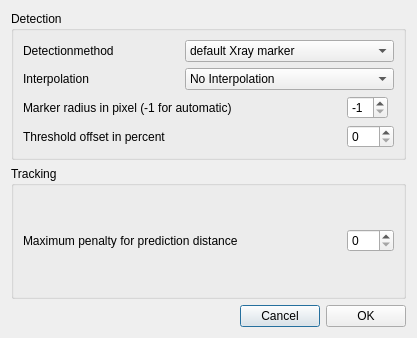
<?xml version="1.0" encoding="UTF-8"?>
<ui version="4.0">
 <class>MarkerDialog</class>
 <widget class="QDialog" name="MarkerDialog">
  <property name="geometry">
   <rect>
    <x>0</x>
    <y>0</y>
    <width>417</width>
    <height>338</height>
   </rect>
  </property>
  <property name="sizePolicy">
   <sizepolicy hsizetype="Minimum" vsizetype="Minimum">
    <horstretch>0</horstretch>
    <verstretch>0</verstretch>
   </sizepolicy>
  </property>
  <property name="minimumSize">
   <size>
    <width>0</width>
    <height>0</height>
   </size>
  </property>
  <property name="maximumSize">
   <size>
    <width>16777215</width>
    <height>16777215</height>
   </size>
  </property>
  <property name="windowTitle">
   <string>Marker</string>
  </property>
  <property name="windowIcon">
   <iconset resource="../calibrationtool_resources.qrc">
    <normaloff>:/images/resource-files/icons/XMALab-Icon.png</normaloff>:/images/resource-files/icons/XMALab-Icon.png</iconset>
  </property>
  <property name="modal">
   <bool>false</bool>
  </property>
  <layout class="QGridLayout" name="gridLayout_2">
   <item row="0" column="0" colspan="4">
    <widget class="QGroupBox" name="groupBox">
     <property name="title">
      <string>Detection</string>
     </property>
     <layout class="QGridLayout" name="gridLayout">
      <item row="4" column="2">
       <widget class="QSpinBox" name="spinBox_ThresholdOffset">
        <property name="sizePolicy">
         <sizepolicy hsizetype="Maximum" vsizetype="Fixed">
          <horstretch>0</horstretch>
          <verstretch>0</verstretch>
         </sizepolicy>
        </property>
        <property name="maximum">
         <number>100</number>
        </property>
       </widget>
      </item>
      <item row="0" column="0">
       <widget class="QLabel" name="label_4">
        <property name="text">
         <string>Detectionmethod</string>
        </property>
       </widget>
      </item>
      <item row="3" column="2">
       <widget class="QSpinBox" name="spinBox_MarkerRadius">
        <property name="sizePolicy">
         <sizepolicy hsizetype="Maximum" vsizetype="Fixed">
          <horstretch>0</horstretch>
          <verstretch>0</verstretch>
         </sizepolicy>
        </property>
        <property name="minimum">
         <number>-1</number>
        </property>
        <property name="maximum">
         <number>50</number>
        </property>
        <property name="value">
         <number>-1</number>
        </property>
       </widget>
      </item>
      <item row="3" column="0" colspan="2">
       <widget class="QLabel" name="label">
        <property name="text">
         <string>Marker radius in pixel (-1 for automatic)</string>
        </property>
       </widget>
      </item>
      <item row="0" column="1" colspan="2">
       <widget class="QComboBox" name="comboBox_Method">
        <item>
         <property name="text">
          <string>default Xray marker</string>
         </property>
        </item>
        <item>
         <property name="text">
          <string>Blobdetection</string>
         </property>
        </item>
        <item>
         <property name="text">
          <string>white marker</string>
         </property>
        </item>
        <item>
         <property name="text">
          <string>corner detection</string>
         </property>
        </item>
        <item>
         <property name="text">
          <string>no detection</string>
         </property>
        </item>
       </widget>
      </item>
      <item row="4" column="0" colspan="2">
       <widget class="QLabel" name="label_2">
        <property name="text">
         <string>Threshold offset in percent</string>
        </property>
       </widget>
      </item>
      <item row="1" column="0">
       <widget class="QLabel" name="label_5">
        <property name="text">
         <string>Interpolation</string>
        </property>
       </widget>
      </item>
      <item row="1" column="1" colspan="2">
       <widget class="QComboBox" name="comboBox_Interpolation">
        <item>
         <property name="text">
          <string>No Interpolation</string>
         </property>
        </item>
        <item>
         <property name="text">
          <string>Repeat Values</string>
         </property>
        </item>
        <item>
         <property name="text">
          <string>Linear Interpolation</string>
         </property>
        </item>
        <item>
         <property name="text">
          <string>Spline Interpolation</string>
         </property>
        </item>
        <item>
         <property name="text">
          <string>Repeat Values (3D)</string>
         </property>
        </item>
        <item>
         <property name="text">
          <string>Linear Interpolation (3D)</string>
         </property>
        </item>
        <item>
         <property name="text">
          <string>Spline Interpolation (3D)</string>
         </property>
        </item>
       </widget>
      </item>
     </layout>
    </widget>
   </item>
   <item row="2" column="2">
    <widget class="QPushButton" name="pushButton_Cancel">
     <property name="text">
      <string>Cancel</string>
     </property>
    </widget>
   </item>
   <item row="2" column="3">
    <widget class="QPushButton" name="pushButton_OK">
     <property name="text">
      <string>OK</string>
     </property>
    </widget>
   </item>
   <item row="2" column="1">
    <spacer name="horizontalSpacer">
     <property name="orientation">
      <enum>Qt::Horizontal</enum>
     </property>
     <property name="sizeHint" stdset="0">
      <size>
       <width>40</width>
       <height>20</height>
      </size>
     </property>
    </spacer>
   </item>
   <item row="1" column="0" colspan="4">
    <widget class="QGroupBox" name="groupBox_2">
     <property name="title">
      <string>Tracking</string>
     </property>
     <layout class="QGridLayout" name="gridLayout_3">
      <item row="0" column="0">
       <widget class="QLabel" name="label_3">
        <property name="text">
         <string>Maximum penalty for prediction distance</string>
        </property>
       </widget>
      </item>
      <item row="0" column="1">
       <widget class="QSpinBox" name="spinBox_Penalty">
        <property name="sizePolicy">
         <sizepolicy hsizetype="Maximum" vsizetype="Fixed">
          <horstretch>0</horstretch>
          <verstretch>0</verstretch>
         </sizepolicy>
        </property>
        <property name="maximum">
         <number>255</number>
        </property>
       </widget>
      </item>
     </layout>
    </widget>
   </item>
  </layout>
 </widget>
 <resources>
  <include location="../calibrationtool_resources.qrc"/>
  <include location="../calibrationtool_resources.qrc"/>
 </resources>
 <connections/>
</ui>
